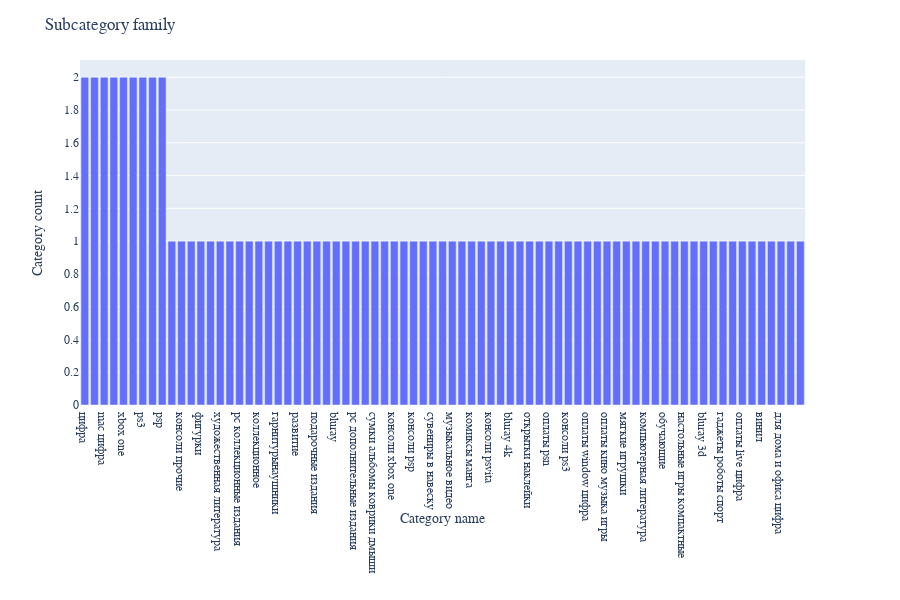

The code cell stored with this chart in its notebook:
### Markdown cell above
- Subfamily category is first part of category name (before dash symbol)
- Subfamily categories compraise 1 or 2 levels.

### Code cell
item_category_names_category_2 = item_category_names.apply(lambda x: " ".join(x.split()[1:]))
item_category_names_category_2 = item_category_names_category_2.value_counts()\
.to_frame().reset_index()
item_category_names_category_2.columns = ['name', 'item_cat_count']

fig = (px.bar(item_category_names_category_2, x='name', y='item_cat_count')
.update_xaxes(type='category', title_text = "Category name")
.update_yaxes(nticks=20, title_text = "Category count"))

set_plotly_layout(fig, "Subcategory family").show()

### Figure 1 — Plotly figure (JSON) as saved in the notebook; plotly's stock layout.template omitted (floating-point values rounded to 4 significant figures)
{"data": [{"alignmentgroup": "True", "hoverlabel": {"namelength": 0}, "hovertemplate": "name=%{x}<br>item_cat_count=%{y}", "legendgroup": "", "marker": {"color": "#636efa"}, "name": "", "offsetgroup": "", "orientation": "v", "showlegend": false, "textposition": "auto", "type": "bar", "x": ["цифра", "ps4", "mac цифра", "ps2", "xbox one", "xbox 360", "ps3", "psvita", "psp", "аксессуары для игр", "консоли прочие", "атрибутика", "фигурки", "аудиокниги", "художественная литература", "открытки", "pc коллекционные издания", "методические материалы 1с", "коллекционное", "носители шпиль", "гарнитурынаушники", "настольные игры", "развитие", "android цифра", "подарочные издания", "для дома и офиса", "bluray", "pc цифра", "pc дополнительные издания", "носители штучные", "сумки альбомы коврики дмыши", "аудиокниги цифра", "консоли xbox one", "cd локального производства", "консоли psp", "аудиокниги 1с", "сувениры в навеску", "бизнес литература", "музыкальное видео", "1спредприятие 8", "комиксы манга", "билеты", "консоли psvita", "консоли ps4", "bluray 4k", "путеводители", "открытки наклейки", "артбуки энциклопедии", "оплаты psn", "сертификаты услуги", "консоли ps3", "консоли xbox 360", "оплаты window цифра", "cd фирменного производства", "оплаты кино музыка игры", "mp3", "мягкие игрушки", "оплаты live", "компьютерная литература", "питания", "обучающие", "сувениры", "настольные игры компактные", "dvd", "bluray 3d", "товара", "гаджеты роботы спорт", "консоли ps2", "оплаты live цифра", "pc стандартные издания", "винил", "познавательная литература", "для дома и офиса цифра", "обучающие цифра", ""], "xaxis": "x", "y": [2, 2, 2, 2, 2, 2, 2, 2, 2, 1, 1, 1, 1, 1, 1, 1, 1, 1, 1, 1, 1, 1, 1, 1, 1, 1, 1, 1, 1, 1, 1, 1, 1, 1, 1, 1, 1, 1, 1, 1, 1, 1, 1, 1, 1, 1, 1, 1, 1, 1, 1, 1, 1, 1, 1, 1, 1, 1, 1, 1, 1, 1, 1, 1, 1, 1, 1, 1, 1, 1, 1, 1, 1, 1, 1], "yaxis": "y"}], "layout": {"barmode": "relative", "font": {"family": "Helvetica", "size": 12}, "height": 600, "legend": {"tracegroupgap": 0}, "margin": {"t": 60}, "title": {"text": "Subcategory family"}, "xaxis": {"anchor": "y", "domain": [0, 0.98], "title": {"text": "Category name"}, "type": "category"}, "yaxis": {"anchor": "x", "domain": [0, 1], "nticks": 20, "scaleanchor": "x", "scaleratio": 1, "title": {"text": "Category count"}}}}
